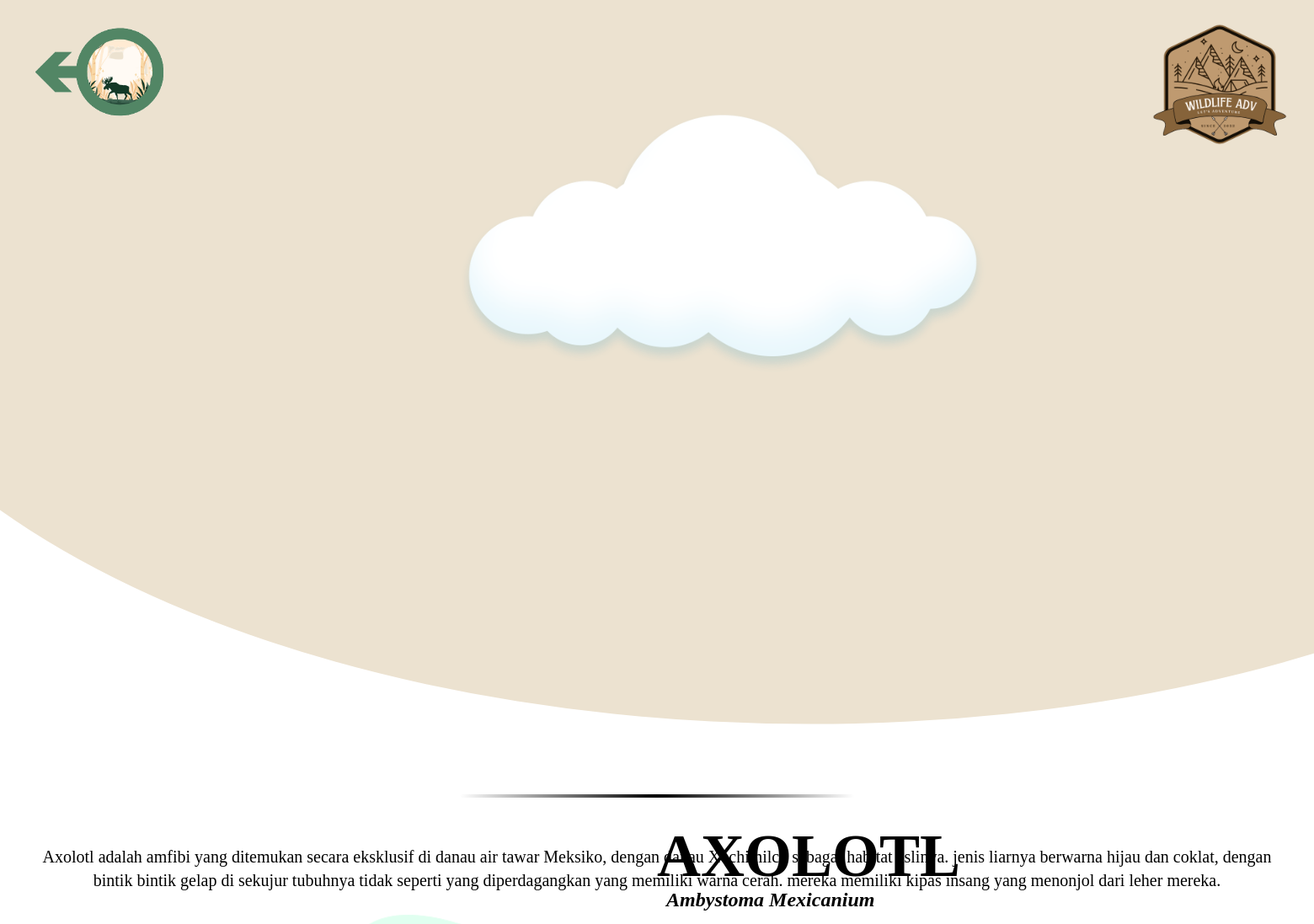
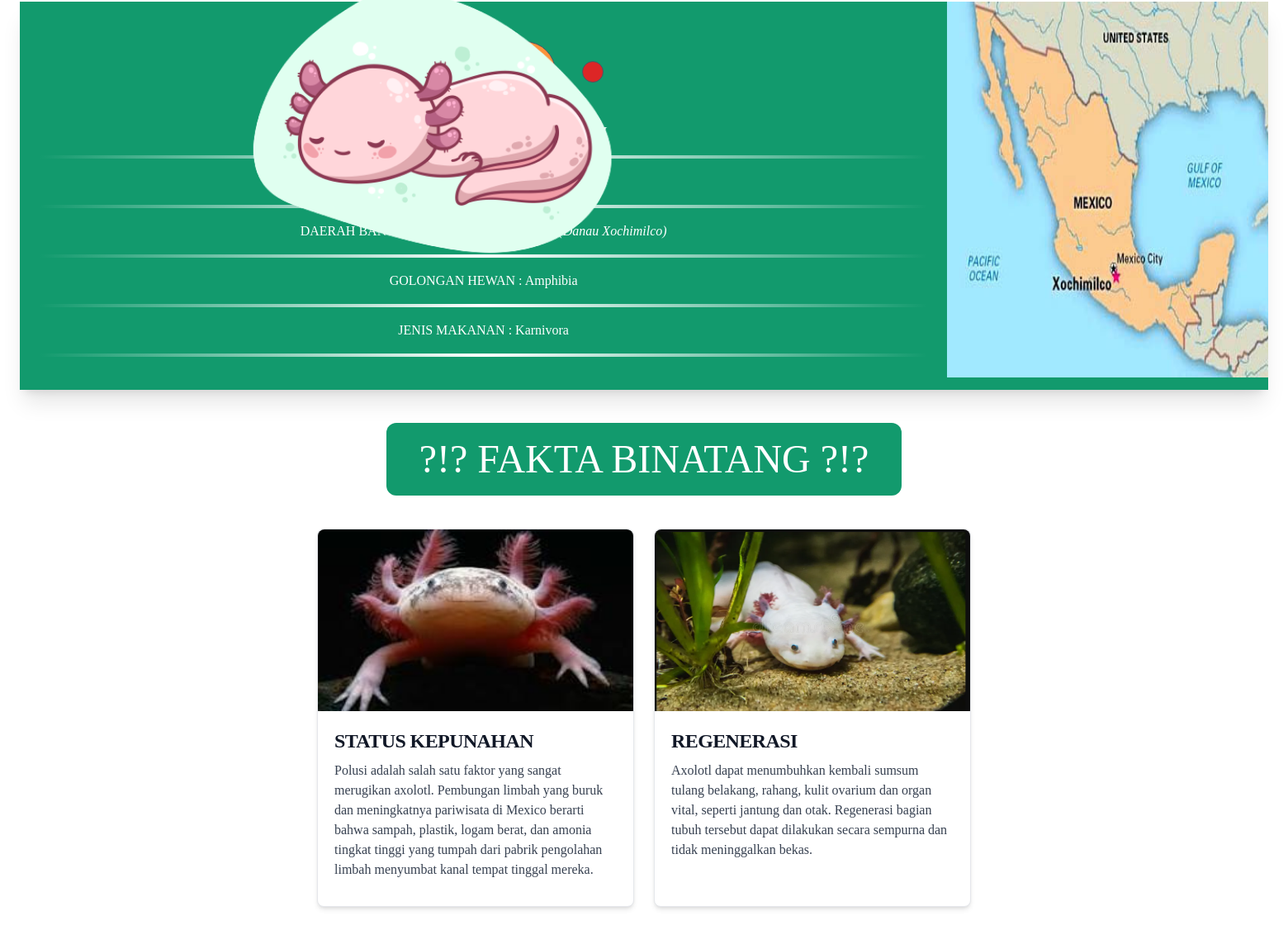
The app's page /pages/reptil/detail.php?id_hewan=51 with its own data (2 pictures, top to bottom).
### tables this page shows
CREATE TABLE `hewan` (
  `nama_hewan` varchar(80) NOT NULL,
  `nama_latin` varchar(80) NOT NULL,
  `kalimat_pengantar` varchar(255) NOT NULL,
  `asal_hewan` varchar(100) NOT NULL,
  `daerah_dijumpai` varchar(100) NOT NULL,
  `id_hewan` int(11) NOT NULL,
  `link_video` text NOT NULL,
  `kelas_hewan` varchar(30) NOT NULL,
  `deskripsi_hewan` text NOT NULL,
  `status_hewan` varchar(30) NOT NULL,
  `jenis_makanan` varchar(30) NOT NULL,
  `populasi` varchar(50) NOT NULL,
  `gambar_hewan` varchar(255) NOT NULL,
  `gambar_penyebaran` varchar(255) NOT NULL,
  `id_admin` int(11) NOT NULL
);

CREATE TABLE `fakta_hewan` (
  `id_fakta` int(11) NOT NULL,
  `nama_fakta` varchar(255) NOT NULL,
  `deskripsi_fakta` text NOT NULL,
  `gambar_fakta` varchar(255) NOT NULL,
  `id_hewan` int(11) NOT NULL
);

### pages/reptil/detail.php (the view, shortened to what this page needs)
<?php
include("./../php/koneksi.php");
$id_hewan = $_GET['id_hewan'];
$sql_hewan = "SELECT * FROM hewan WHERE id_hewan = $id_hewan";
$result_hewan = $conn->query($sql_hewan);
if ($result_hewan->num_rows > 0) {
    $hewan = $result_hewan->fetch_assoc();
} else {
    echo "Data hewan tidak ditemukan.";
    exit();
}
$sql_fakta = "SELECT * FROM fakta_hewan WHERE id_hewan = $id_hewan";
$result_fakta = $conn->query($sql_fakta);
?>
<!DOCTYPE html>
<html lang="en">
<head>
    <link rel="stylesheet" href="../../css/output.css">
</head>
<body>
    <div class="top-0 bottom-0 left-0 right-0 absolute">
        <div class="absolute -top-14 -left-8">
            <a href="./reptil.php"><img src="../../img/back.png" alt="" class="animate-joget w-[300px]"></a>
        </div>
        <div class="absolute -top-0 right-3">
            <a href="../mainmenu.html"><img src="../../img/WA.png" alt="" class="animate-joget w-[200px]"></a>
        </div>
        <div class="top-[6%] bottom-0 left-[35%] right-0 absolute w-[40%]">
            <img src="../../img/awan.png" alt="">
        </div>
    </div>
    <div class="grid grid-cols-2 absolute top-[44%] w-full">
        <div class="flex justify-end"><img src="../../img/<?php echo $hewan['gambar_hewan']; ?>" alt="" class="w-2/3"></div>
        <div>
            <div class="font-bold text-7xl"><?php echo $hewan['nama_hewan']; ?></div>
            <div class="font-semibold text-2xl italic">&nbsp; <?php echo $hewan['nama_latin']; ?></div>
        </div>
    </div>
    <div class="text-center font-bold text-5xl text-[#fca43e] w-[70%] m-auto pt-10 mb-10">
        <hr class="w-80% h-1 mx-auto my-4 border-0 rounded bg-gradient-to-r from-white via-[#c65f24] to-white">
    </div>
    <div class="w-[30%] m-auto pt-10 mb-10">
        <?php echo $hewan['link_video']; ?>
        <hr class="w-full h-1 mx-auto my-4 border-0 rounded bg-gradient-to-r from-white via-black to-white">
    </div>
    <div class="m-4 p-4 text-center text-xl ">
        <?php echo $hewan['deskripsi_hewan']; ?>
    </div>
    <div class="flex place-content-between shadow-xl m-6 mb-10 h-1/2 bg-[#129a6d] text-center text-white">
        <div class="p-6 w-full">
            <div class="justify-center flex">
                <ul class="flex items-center justify-between w-[30%] text-white">
                    <li class="mx-4 my-6">
                    </li>
                    <li class="mx-4 my-6">
                        <div class="bg-orange-400 p-3 rounded-full border-gray-600 border ">TERANCAM PUNAH</div>
                    </li>
                    <li class="mx-4 my-6">
                    </li>
                </ul>
            </div>
            <div>POPULASI DI DUNIA : <i><?php echo $hewan['populasi']; ?></i></div>
            <div>BERASAL DARI BENUA : <i><?php echo $hewan['asal_hewan']; ?></i></div>
            <div>DAERAH BANYAK DIJUMPAI DI <i><?php echo $hewan['daerah_dijumpai']; ?></i></div>
            <div>GOLONGAN HEWAN : <?php echo $hewan['kelas_hewan']; ?></div>
            <div>JENIS MAKANAN : <?php echo $hewan['jenis_makanan']; ?></div>
            <hr class="w-80% h-1 mx-auto my-4 border-0 rounded bg-gradient-to-r from-[#129a6d] via-white to-[#129a6d]">
        </div>
        <div class="w-[35%]">
            <img src="./../../img/<?php echo $hewan['gambar_penyebaran']; ?>"
                class="object-fill place-self-end w-full h-[455px]" alt="">
        </div>
    </div>
    <div class="bg-[#129a6d] w-[40%] m-auto text-center text-5xl rounded-xl text-white p-5 my-5">
        <div>?!? FAKTA BINATANG ?!?</div>
    </div>
    <div class="flex flex-wrap justify-center p-5">
        <?php while ($fakta = $result_fakta->fetch_assoc()): ?>
        <div class="max-w-sm bg-white border border-gray-200 rounded-lg shadow-md mx-3 mb-3">
            <div class="-1/2">
                <img class="rounded-t-lg object-fill w-full h-[220px]"
                    src="./../../img/<?php echo $fakta['gambar_fakta']; ?>" alt="" />
            </div>
            <div class="p-5">
                <div>
                    <h5 class="mb-2 text-2xl font-bold tracking-tight text-gray-900"><?php echo $fakta['nama_fakta']; ?></h5>
                </div>
                <p class="mb-3 font-xl text-gray-700 dark:text-gray-400"><?php echo $fakta['deskripsi_fakta']; ?></p>
            </div>
        </div>
        <?php endwhile; ?>
    </div>
</body>
</html>

### records on screen
hewan: gambar_hewan (picture), nama_hewan "AXOLOTL", nama_latin "Ambystoma Mexicanium", deskripsi_hewan "Axolotl adalah amfibi yang ditemukan secara eksklusif di danau air tawar Meksiko, dengan danau Xochimilco sebagai habitat aslinya. jenis liarnya berwarna hijau dan coklat, dengan bintik bintik gelap di sekujur tubuhnya tidak seperti yang diperdagangkan yang memiliki warna cerah. mereka memiliki kipas insang yang menonjol dari leher mereka.", gambar_penyebaran (picture)
fakta_hewan: gambar_fakta (picture), nama_fakta "STATUS KEPUNAHAN", deskripsi_fakta "Polusi adalah salah satu faktor yang sangat merugikan axolotl. Pembungan limbah yang buruk dan meningkatnya pariwisata di Mexico berarti bahwa sampah, plastik, logam berat, dan amonia tingkat tinggi yang tumpah dari pabrik pengolahan limbah menyumbat kanal tempat tinggal mereka."
fakta_hewan: gambar_fakta (picture), nama_fakta "REGENERASI", deskripsi_fakta "Axolotl dapat menumbuhkan kembali sumsum tulang belakang, rahang, kulit ovarium dan organ vital, seperti jantung dan otak. Regenerasi bagian tubuh tersebut dapat dilakukan secara sempurna dan tidak meninggalkan bekas."
